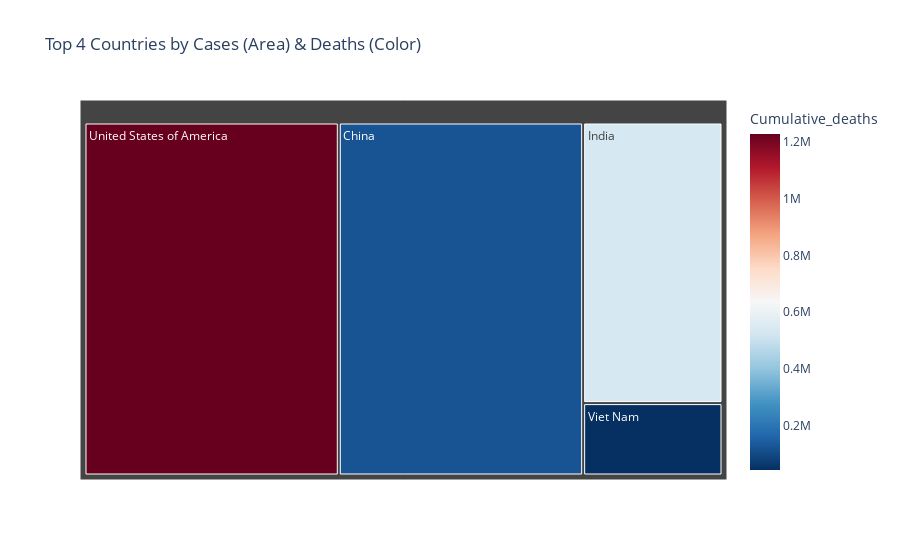

Write notebook code for a chart like this one.
### Markdown cell above
### Biểu đồ Treemap (Biểu đồ cây) - Tỷ trọng toàn cầu

### Code cell
df_tree = df_bubble.sort_values("Cumulative_cases", ascending=False)
fig = px.treemap(df_tree, 
                 path=['Country'],              # Phân cấp (nếu có Châu lục thì để [Continent, Country])
                 values='Cumulative_cases',     # Diện tích ô
                 color='Cumulative_deaths',     # Màu sắc ô
                 color_continuous_scale='RdBu_r', # Đỏ đậm là chết nhiều
                 title="Top 4 Countries by Cases (Area) & Deaths (Color)")

fig.show()

### Figure 1 — Plotly figure (JSON) as saved in the notebook; plotly's stock layout.template omitted (floating-point values rounded to 4 significant figures)
{"data": [{"branchvalues": "total", "customdata": [[1228000.0], [122400.0], [533800.0], [43210.0]], "domain": {"x": [0, 1], "y": [0, 1]}, "hovertemplate": "labels=%{label}<br>Cumulative_cases=%{value}<br>parent=%{parent}<br>id=%{id}<br>Cumulative_deaths=%{color}<extra></extra>", "ids": ["United States of America", "China", "India", "Viet Nam"], "labels": ["United States of America", "China", "India", "Viet Nam"], "marker": {"coloraxis": "coloraxis", "colors": [1228000.0, 122400.0, 533800.0, 43210.0]}, "name": "", "parents": ["", "", "", ""], "type": "treemap", "values": [103400000.0, 99380000.0, 45060000.0, 11620000.0]}], "layout": {"coloraxis": {"colorbar": {"title": {"text": "Cumulative_deaths"}}, "colorscale": [[0, "rgb(5,48,97)"], [0.1, "rgb(33,102,172)"], [0.2, "rgb(67,147,195)"], [0.3, "rgb(146,197,222)"], [0.4, "rgb(209,229,240)"], [0.5, "rgb(247,247,247)"], [0.6, "rgb(253,219,199)"], [0.7, "rgb(244,165,130)"], [0.8, "rgb(214,96,77)"], [0.9, "rgb(178,24,43)"], [1, "rgb(103,0,31)"]]}, "legend": {"tracegroupgap": 0}, "title": {"text": "Top 4 Countries by Cases (Area) & Deaths (Color)"}}}
